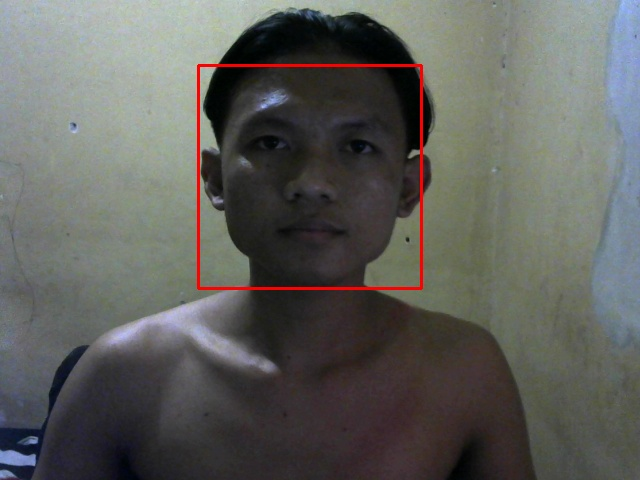
#> input picture datawajah/wajah.1.1.jpg, 640 x 480 px; its folder holds only this picture in this run
$ python face_trainning.py
#> lines starting #> are read from the running program, lines starting #| are printed output that depends on the picture
# Import some module
import cv2, os
import numpy as np
from PIL import Image

# Create a directory to save data of faces and trainning data result
wajahDir = "datawajah"
data_training = "data_training"

# Create a function to get Image Label from datawajah folder
def getImageLabel(path):
#> called with path = 'datawajah'
    imagePaths = [os.path.join(path, f) for f in os.listdir(path)]
    faceSamples = []
    faceIDs = []

    for imagePath in imagePaths:
        PILImg =  Image.open(imagePath).convert("L") # Convert to gray
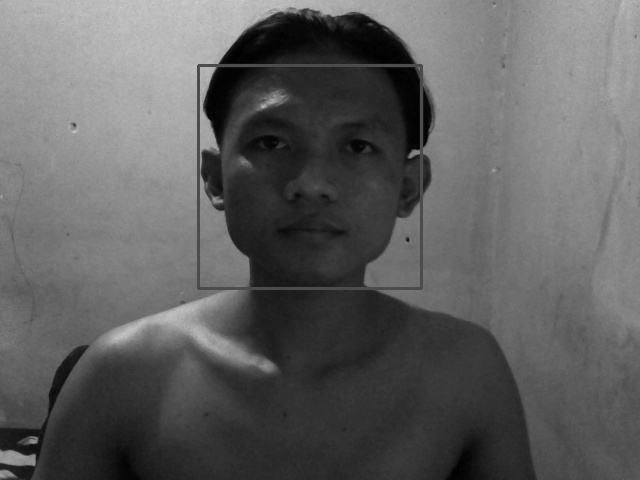
#> PILImg: PIL image 640x480 L; min 1, max 208, mean 95.3
        imgNum = np.array(PILImg, 'uint8')
        faceID = int(os.path.split(imagePath)[-1].split(".")[1])
        faces = faceDetector.detectMultiScale(imgNum)
#> faces = [[204, 66, 217, 217]]

        for (x, y, w, h) in faces:
            faceSamples.append(imgNum[y:y+h, x:x+w])
            faceIDs.append(faceID)
#> this loop made 1 pass
#> after the loop, faceIDs = [1]; faceSamples = 1 item

        return faceSamples, faceIDs

# create Face Recognize LBPH
faceRecognize = cv2.face.LBPHFaceRecognizer_create()
faceDetector = faceDetector = cv2.CascadeClassifier('haarcascade_frontalface_default.xml')

print("Trainning Data Wajah")


faces, IDs = getImageLabel(wajahDir)
#> faces = 1 item; IDs = [1]
faceRecognize.train(faces, np.array(IDs))
faceRecognize.write(data_training+'/trainning.xml')

print(' Sebanyak {0} data waja telah di trainning.'. format(len(np.unique(IDs))))
#|  Sebanyak 1 data waja telah di trainning.
